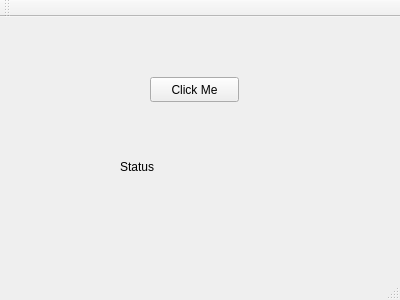
<?xml version="1.0" encoding="UTF-8"?>
<ui version="4.0">
 <class>MainWindow</class>
 <widget class="QMainWindow" name="MainWindow">
  <property name="geometry">
   <rect>
    <x>0</x>
    <y>0</y>
    <width>400</width>
    <height>300</height>
   </rect>
  </property>
  <property name="windowTitle">
   <string>MainWindow</string>
  </property>
  <widget class="QWidget" name="centralWidget">
   <widget class="QPushButton" name="pushButtonClose">
    <property name="geometry">
     <rect>
      <x>150</x>
      <y>60</y>
      <width>89</width>
      <height>25</height>
     </rect>
    </property>
    <property name="text">
     <string>Click Me</string>
    </property>
   </widget>
   <widget class="QLabel" name="label">
    <property name="geometry">
     <rect>
      <x>120</x>
      <y>140</y>
      <width>151</width>
      <height>20</height>
     </rect>
    </property>
    <property name="text">
     <string>Status</string>
    </property>
   </widget>
  </widget>
  <widget class="QMenuBar" name="menuBar">
   <property name="geometry">
    <rect>
     <x>0</x>
     <y>0</y>
     <width>400</width>
     <height>22</height>
    </rect>
   </property>
  </widget>
  <widget class="QToolBar" name="mainToolBar">
   <attribute name="toolBarArea">
    <enum>TopToolBarArea</enum>
   </attribute>
   <attribute name="toolBarBreak">
    <bool>false</bool>
   </attribute>
  </widget>
  <widget class="QStatusBar" name="statusBar"/>
 </widget>
 <layoutdefault spacing="6" margin="11"/>
 <resources/>
 <connections/>
</ui>
